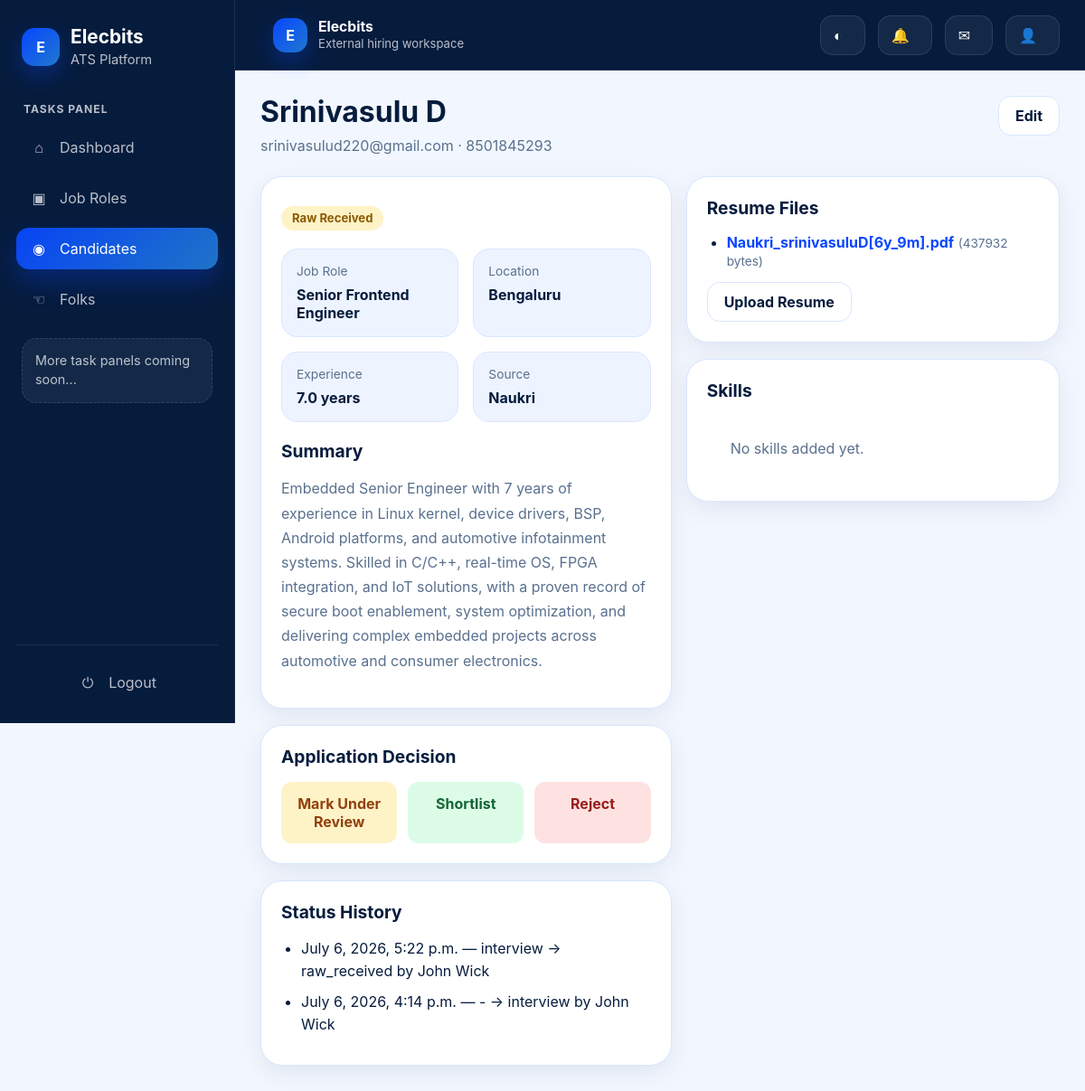
Screenshot of /candidates/5/ (signed in) with the database file from the repository.
### apps/applications/models.py (models this page shows, shortened)
class Application(TimeStampedModel):
    class Status(models.TextChoices):
        RAW_RECEIVED = "raw_received", "Raw Received"
        UNDER_REVIEW = "under_review", "Under Review"
        SHORTLISTED = "shortlisted", "Shortlisted"
        REJECTED = "rejected", "Rejected"
        INTERVIEW = "interview", "Interview"
        HIRED = "hired", "Hired"
    job = models.ForeignKey(Job, on_delete=models.CASCADE, related_name="applications")
    full_name = models.CharField(max_length=255)
    email = models.EmailField()
    phone = models.CharField(max_length=30, blank=True)
    current_location = models.CharField(max_length=150, blank=True)
    total_experience_years = models.DecimalField(
        max_digits=4, decimal_places=1, default=0
    )
    source = models.CharField(max_length=100, blank=True)
    status = models.CharField(
        max_length=30, choices=Status.choices, default=Status.RAW_RECEIVED
    )
    summary = models.TextField(blank=True)
    skills = models.TextField(blank=True, help_text="Comma-separated skills")
    created_by = models.ForeignKey(
        settings.AUTH_USER_MODEL,
        on_delete=models.SET_NULL,
        null=True,
        blank=True,
        related_name="applications_created",
    )
    class Meta:
        ordering = ["-created_at"]
        unique_together = ("job", "email")
    def skill_list(self):
        if not self.skills:
            return []

class CandidateStatusHistory(TimeStampedModel):
    application = models.ForeignKey(
        Application, on_delete=models.CASCADE, related_name="status_history"
    )
    old_status = models.CharField(max_length=30, blank=True)
    new_status = models.CharField(max_length=30, choices=Application.Status.choices)
    changed_by = models.ForeignKey(
        settings.AUTH_USER_MODEL, on_delete=models.SET_NULL, null=True, blank=True
    )
    note = models.CharField(max_length=255, blank=True)
    class Meta:
        ordering = ["-created_at"]

### apps/jobs/models.py (models this page shows, shortened)
class Job(TimeStampedModel, SoftDeleteModel):
    class EmploymentType(models.TextChoices):
        FULL_TIME = 'full_time', 'Full Time'
        PART_TIME = 'part_time', 'Part Time'
        INTERN = 'intern', 'Intern'
        CONTRACT = 'contract', 'Contract'
    class JobStatus(models.TextChoices):
        DRAFT = 'draft', 'Draft'
        OPEN = 'open', 'Open'
        CLOSED = 'closed', 'Closed'
        ON_HOLD = 'on_hold', 'On Hold'
    title = models.CharField(max_length=255)
    department = models.CharField(max_length=100)
    location = models.CharField(max_length=150, blank=True)
    employment_type = models.CharField(max_length=20, choices=EmploymentType.choices, default=EmploymentType.FULL_TIME)
    experience_min_years = models.PositiveIntegerField(default=0)
    experience_max_years = models.PositiveIntegerField(default=0)
    description = models.TextField()
    requirements = models.TextField(blank=True)
    status = models.CharField(max_length=20, choices=JobStatus.choices, default=JobStatus.DRAFT)
    created_by = models.ForeignKey(settings.AUTH_USER_MODEL, on_delete=models.SET_NULL, null=True, blank=True, related_name='jobs_created')
    class Meta:
        ordering = ['-created_at']

### apps/accounts/models.py (models this page shows, shortened)
class User(AbstractUser):
    username = None
    email = models.EmailField(unique=True)
    full_name = models.CharField(max_length=255)
    department = models.CharField(max_length=100, blank=True)
    phone = models.CharField(max_length=30, blank=True)
    USERNAME_FIELD = "email"
    REQUIRED_FIELDS = ["full_name"]
    objects = UserManager()
    def get_full_name(self):
        return self.full_name or self.email

### apps/resumes/models.py (models this page shows, shortened)
class ResumeFile(TimeStampedModel):
    application = models.ForeignKey(Application, on_delete=models.CASCADE, related_name='resume_files')
    file = models.FileField(upload_to=resume_upload_path)
    original_filename = models.CharField(max_length=255)
    file_size = models.PositiveIntegerField(default=0)
    mime_type = models.CharField(max_length=100, blank=True)
    extracted_text = models.TextField(blank=True)

### apps/applications/views.py (the view)
# urls.py: path('<int:pk>/', CandidateDetailView.as_view(), name='detail'),
class CandidateDetailView(LoginRequiredMixin, DetailView):
    model = Application
    template_name = 'candidates/detail.html'
    context_object_name = 'application'

### templates/candidates/detail.html (shortened to what this page needs)
{% extends 'base.html' %}
{% block content %}
<section class="page-header">
  <div>
    <h1>{{ application.full_name }}</h1>
    <p>{{ application.email }} &middot; {{ application.phone|default:"-" }}</p>
  </div>
  <div class="page-actions">
    <a href="{% url 'applications:edit' application.pk %}" class="btn btn-secondary">Edit</a>
  </div>
</section>
<div class="candidate-layout">
  <section>
    <article class="info-card">
      <div class="candidate-top">
        <span class="badge badge-{{ application.status }} status-top-badge">{{ application.get_status_display }}</span>
      </div>
      <div class="info-grid">
        <div class="info-item">
          <span class="info-label">Job Role</span>
          <span class="info-value">{{ application.job.title }}</span>
        </div>
        <div class="info-item">
          <span class="info-label">Location</span>
          <span class="info-value">{{ application.current_location|default:"-" }}</span>
        </div>
        <div class="info-item">
          <span class="info-label">Experience</span>
          <span class="info-value">{{ application.total_experience_years }} years</span>
        </div>
        <div class="info-item">
          <span class="info-label">Source</span>
          <span class="info-value">{{ application.source|default:"-" }}</span>
        </div>
      </div>
      <h3 class="section-title">Summary</h3>
      <div class="rich-copy" style="color: var(--text-muted); line-height: 1.7;">
        {{ application.summary|default:"No summary yet."|linebreaks }}
      </div>
    </article>
    <article class="info-card" style="margin-top: 18px;">
      <h3 class="section-title">Application Decision</h3>
      <div class="decision-grid">
        <div class="decision-box decision-review">
          <a href="{% url 'applications:quick-status' application.pk 'under_review' %}">Mark Under Review</a>
        </div>
        <div class="decision-box decision-shortlist">
          <a href="{% url 'applications:quick-status' application.pk 'shortlisted' %}">Shortlist</a>
        </div>
        <div class="decision-box decision-reject">
          <a href="{% url 'applications:quick-status' application.pk 'rejected' %}">Reject</a>
        </div>
      </div>
    </article>
    <article class="info-card" style="margin-top: 18px;">
      <h3 class="section-title">Status History</h3>
      {% if application.status_history.all %}
      <ul class="history-list">
        {% for row in application.status_history.all %}
        <li>
          {{ row.created_at }} &mdash; {{ row.old_status|default:"-" }} &rarr; {{ row.new_status }}
          {% if row.changed_by %} by {{ row.changed_by.get_full_name|default:row.changed_by.email }}{% endif %}
        </li>
        {% endfor %}
      </ul>
      {% else %}
      <div class="empty-state left-empty">No status history yet.</div>
      {% endif %}
    </article>
  </section>
  <aside class="candidate-side">
    <article class="info-card">
      <h3 class="section-title">Resume Files</h3>
      {% if application.resume_files.all %}
      <ul class="resume-list">
        {% for resume in application.resume_files.all %}
        <li>
          <a href="{{ resume.file.url }}" target="_blank" rel="noopener noreferrer" class="text-link">{{ resume.original_filename }}</a>
          <span style="color: var(--text-muted); font-size: 0.85rem;"> ({{ resume.file_size }} bytes)</span>
        </li>
        {% endfor %}
      </ul>
      {% else %}
      <div class="empty-state left-empty">No files uploaded.</div>
      {% endif %}
      <div style="margin-top: 14px;">
        <a href="{% url 'resumes:upload' %}" class="btn btn-secondary">Upload Resume</a>
      </div>
    </article>
    <article class="info-card">
      <h3 class="section-title">Skills</h3>
      {% if application.skill_list %}
      <div class="skills-cloud">
        {% for skill in application.skill_list %}
        <span class="skill-pill">{{ skill }}</span>
        {% endfor %}
      </div>
      {% else %}
      <div class="empty-state left-empty">No skills added yet.</div>
      {% endif %}
    </article>
  </aside>
</div>
{% endblock %}

### templates/base.html (style rules this page uses)
:root { --font-sans: Inter, "Segoe UI", Roboto, Arial, sans-serif; --radius-sm: 10px; --radius-md: 16px; --radius-lg: 24px; --shadow-sm: 0 8px 24px rgba(6, 28, 61, 0.08); --shadow-md: 0 18px 40px rgba(6, 28, 61, 0.12); --transition: 180ms ease; --sidebar-width: 260px; --actionbar-height: 78px; }
html[data-theme="light"] { --bg: #F2F7FF; --nav-bg: #061C3D; --nav-border: rgba(255,255,255,0.08); --nav-text: #FFFFFF; --nav-text-muted: rgba(255,255,255,0.72); --surface: #FFFFFF; --surface-alt: #F6FAFF; --surface-soft: #EEF4FF; --border: #D9E6FF; --text: #061C3D; --text-muted: #59708E; --primary: #0846FF; --primary-hover: #0637CC; --primary-soft: #E3ECFF; --success-soft: #DCFCE7; --warning-soft: #FEF3C7; --danger-soft: #FEE2E2; --info-soft: #DBEAFE; --table-row: #FBFDFF; --table-row-hover: #F2F7FF; --input-bg: #FFFFFF; }
* { box-sizing: border-box; }
html, body { margin: 0; min-height: 100%; font-family: var(--font-sans); background: var(--bg); color: var(--text); }
body { transition: background var(--transition), color var(--transition); }
a { color: inherit; text-decoration: none; }
.page-header { display: flex; align-items: flex-start; justify-content: space-between; gap: 20px; margin-bottom: 24px; flex-wrap: wrap; }
.page-header h1 { margin: 0; font-size: 2rem; line-height: 1.1; color: var(--text); }
.page-header p { margin: 10px 0 0; color: var(--text-muted); max-width: 780px; }
.page-actions { display: flex; align-items: center; gap: 12px; flex-wrap: wrap; }
.card, .table-card, .stat-card, .info-card { background: var(--surface); border: 1px solid var(--border); border-radius: var(--radius-lg); box-shadow: var(--shadow-sm); }
.card, .info-card, .table-card, .stat-card { padding: 22px; }
.section-title { margin: 0 0 16px; font-size: 1.2rem; color: var(--text); }
.badge { display: inline-flex; align-items: center; padding: 7px 12px; border-radius: 999px; font-size: 0.82rem; font-weight: 700; line-height: 1; white-space: nowrap; }
.badge-raw_received, .badge-under_review { background: var(--warning-soft); color: #8A5A00; }
.btn { border: none; border-radius: 14px; height: 44px; padding: 0 18px; display: inline-flex; align-items: center; justify-content: center; gap: 10px; cursor: pointer; transition: transform var(--transition), background var(--transition), color var(--transition); font-weight: 700; }
.btn-secondary { background: var(--surface); color: var(--text); border: 1px solid var(--border); }
.text-link { color: var(--primary); font-weight: 700; }
.empty-state { padding: 26px; text-align: center; color: var(--text-muted); }
.empty-state.left-empty { text-align: left; }

### templates/candidates/detail.html (style rules this page uses)
.candidate-layout { display: grid; grid-template-columns: minmax(0, 1.1fr) minmax(320px, 1fr); gap: 16px; align-items: start; }
.candidate-top { display: flex; justify-content: space-between; align-items: flex-start; gap: 16px; margin-bottom: 14px; flex-wrap: wrap; }
.status-top-badge { margin-top: 10px; }
.info-grid { display: grid; grid-template-columns: repeat(2, minmax(0, 1fr)); gap: 16px; margin: 20px 0; }
.info-item { padding: 16px; border: 1px solid var(--border); border-radius: 18px; background: var(--surface-soft); }
.info-label { display: block; color: var(--text-muted); font-size: 0.86rem; margin-bottom: 8px; }
.info-value { font-weight: 700; color: var(--text); }
.decision-grid { display: grid; grid-template-columns: repeat(3, minmax(0, 1fr)); gap: 12px; margin-top: 16px; }
.decision-box { border-radius: 12px; padding: 14px 12px; text-align: center; }
.decision-box a { display: block; font-weight: 700; }
.decision-review { background: var(--warning-soft); }
.decision-review a { color: #92400E; }
.decision-shortlist { background: var(--success-soft); }
.decision-shortlist a { color: #166534; }
.decision-reject { background: var(--danger-soft); }
.decision-reject a { color: #991B1B; }
.resume-list { margin: 10px 0 0; padding-left: 22px; }
.resume-list li { margin-bottom: 8px; }
.history-list { margin: 0; padding-left: 22px; }
.history-list li { margin-bottom: 10px; line-height: 1.55; }
.candidate-side { display: flex; flex-direction: column; gap: 18px; }

### rows the page displays
Application: full_name "Srinivasulu D", email "srinivasulud220@gmail.com", phone "8501845293", status "Raw Received", job "Senior Frontend Engineer", current_location "Bengaluru", total_experience_years "7.0", source "Naukri", summary "Embedded Senior Engineer with 7 years of experience in Linux kernel, device drivers, BSP, Android platforms, and automotive infotainment systems. Skilled in C/C++, real-time OS, FPGA integration, and IoT solutions, with a proven record of secure boot enablement, system optimization, and delivering complex embedded projects across automotive and consumer electronics."
CandidateStatusHistory: created_at "July 6, 2026, 5:22 p.m.", old_status "interview", new_status "raw_received", changed_by.get_full_name "John Wick"
CandidateStatusHistory: created_at "July 6, 2026, 4:14 p.m.", old_status "-", new_status "interview", changed_by.get_full_name "John Wick"
ResumeFile: original_filename "Naukri_srinivasuluD[6y_9m].pdf", file_size "437932"
